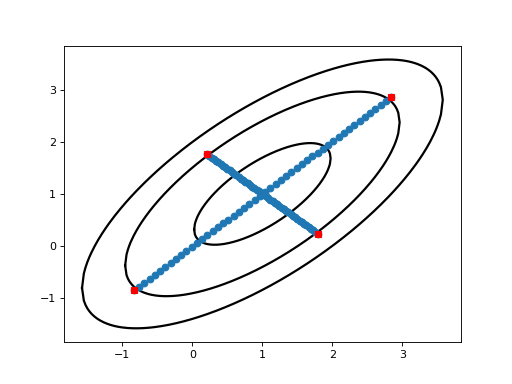

Write the Python code that produced this figure.
from pyapprox.density import plot_gaussian_contours
f, ax = plt.subplots(1,1)
ax=plot_gaussian_contours(mean,np.linalg.cholesky(covariance),ax=ax)[1]
ax.plot(samples[0,:],samples[1,:],'o')
ax.plot(samples[0,[0,num_samples_per_sweep-1]],
        samples[1,[0,num_samples_per_sweep-1]],'sr')
if num_sweeps>1:
    ax.plot(samples[0,[num_samples_per_sweep,2*num_samples_per_sweep-1]],
            samples[1,[num_samples_per_sweep,2*num_samples_per_sweep-1]],
            'sr')
plt.show()
